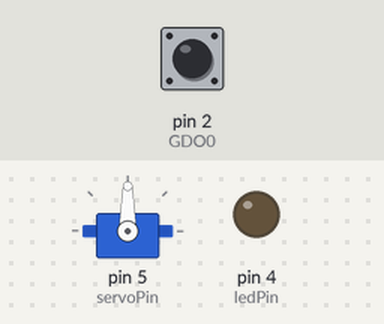
A program run on a simulated Arduino Uno, built with avr-gcc and run on an emulated ATmega328P. On the bench: servo, output pins drawn as LEDs (lit = HIGH). Dashed ring = blinking. Inputs (shaded band) come from the test bench; at power-on: pin 2 (GDO0) LOW. Pins used as bus, display or sensor lines are not drawn; what the program prints to the serial monitor is not drawn.

Above: at 1.2 s.
1.3 s: pin 2 (GDO0) pulsed HIGH 5 times (0.12 s each, 0.3 s apart)
At 1.87 s:
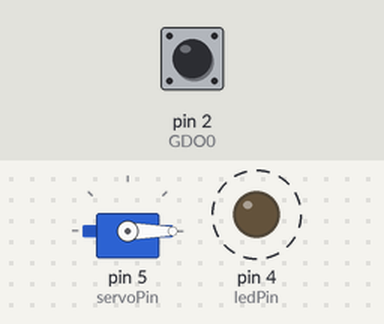
At 4.0 s:
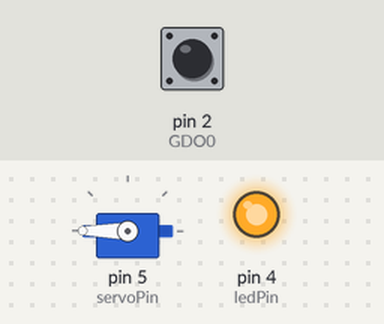
Timing chart, 0 to 5.5 s (numbered marks = the images above; inputs shaded):
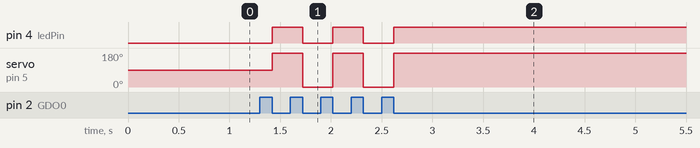

The program:

main.cpp
```cpp
#include <ELECHOUSE_CC1101.h>
#include <Servo.h>

byte buffer[100] = {0};
const int ledPin = 4;
const int servoPin = 5;
int flag = 0;

Servo servo;

void setup()
{
  Serial.begin(9600);
  Serial.println("Rx");
  ELECHOUSE_cc1101.Init(F_433);
  ELECHOUSE_cc1101.SetReceive();

  pinMode(ledPin, OUTPUT);
  servo.attach(servoPin);
}

void loop()
{
  if (ELECHOUSE_cc1101.CheckReceiveFlag()) {

    ELECHOUSE_cc1101.ReceiveData(buffer);
    String str((char*) buffer);
    Serial.println(str);
    ELECHOUSE_cc1101.SetReceive();

    if (flag == 0) {
      digitalWrite(ledPin, HIGH);
      servo.write(180);
      flag = 1;
    } else {
      digitalWrite(ledPin, LOW);
      servo.write(0);
      flag = 0;
    }
  }
  // delay(100);
}
```

ELECHOUSE_CC1101.cpp
```cpp
// (licence header left out)
#include <ELECHOUSE_CC1101.h>
#include <Arduino.h>

/****************************************************************/
#define 	WRITE_BURST     	0x40						//write burst
#define 	READ_SINGLE     	0x80						//read single
#define 	READ_BURST      	0xC0						//read burst
#define 	BYTES_IN_RXFIFO     0x7F  						//byte number in RXfifo

/****************************************************************/
byte PaTabel[8] = {0x60 ,0x60 ,0x60 ,0x60 ,0x60 ,0x60 ,0x60 ,0x60};

/****************************************************************
*FUNCTION NAME:SpiInit
*FUNCTION     :spi communication initialization
*INPUT        :none
*OUTPUT       :none
****************************************************************/
void ELECHOUSE_CC1101::SpiInit(void)
{
  // initialize the SPI pins
  pinMode(SCK_PIN, OUTPUT);
  pinMode(MOSI_PIN, OUTPUT);
  pinMode(MISO_PIN, INPUT);
  pinMode(SS_PIN, OUTPUT);

  // enable SPI Master, MSB, SPI mode 0, FOSC/4
  SpiMode(0);
}
/****************************************************************
*FUNCTION NAME:SpiMode
*FUNCTION     :set spi mode
*INPUT        :        config               mode
			   (0<<CPOL) | (0 << CPHA)		 0
			   (0<<CPOL) | (1 << CPHA)		 1
			   (1<<CPOL) | (0 << CPHA)		 2
			   (1<<CPOL) | (1 << CPHA)		 3
*OUTPUT       :none
****************************************************************/
void ELECHOUSE_CC1101::SpiMode(byte config)
{
  byte tmp;

  // enable SPI master with configuration byte specified
  SPCR = 0;
  SPCR = (config & 0x7F) | (1<<SPE) | (1<<MSTR);
  tmp = SPSR;
  tmp = SPDR;
}

/****************************************************************
*FUNCTION NAME:SpiTransfer
*FUNCTION     :spi transfer
*INPUT        :value: data to send
*OUTPUT       :data to receive
****************************************************************/
byte ELECHOUSE_CC1101::SpiTransfer(byte value)
{
  SPDR = value;
  while (!(SPSR & (1<<SPIF))) ;
  return SPDR;
}

/****************************************************************
*FUNCTION NAME: GDO_Set()
*FUNCTION     : set GDO0,GDO2 pin
*INPUT        : none
*OUTPUT       : none
****************************************************************/
void ELECHOUSE_CC1101::GDO_Set (void)
{
	pinMode(GDO0, INPUT);
	pinMode(GDO2, INPUT);
}

/****************************************************************
*FUNCTION NAME:Reset
*FUNCTION     :CC1101 reset //details refer datasheet of CC1101/CC1100//
*INPUT        :none
*OUTPUT       :none
****************************************************************/
void ELECHOUSE_CC1101::Reset (void)
{
	digitalWrite(SS_PIN, LOW);
	delay(1);
	digitalWrite(SS_PIN, HIGH);
	delay(1);
	digitalWrite(SS_PIN, LOW);
	while(digitalRead(MISO_PIN));
	SpiTransfer(CC1101_SRES);
	while(digitalRead(MISO_PIN));
	digitalWrite(SS_PIN, HIGH);
}

/****************************************************************
*FUNCTION NAME:Init
*FUNCTION     :CC1101 initialization
*INPUT        :none
*OUTPUT       :none
****************************************************************/
void ELECHOUSE_CC1101::Init(void)
{
	SpiInit();										//spi initialization
	GDO_Set();										//GDO set
	digitalWrite(SS_PIN, HIGH);
	digitalWrite(SCK_PIN, HIGH);
	digitalWrite(MOSI_PIN, LOW);
	Reset();										//CC1101 reset
	RegConfigSettings(F_433);						//CC1101 register config
	SpiWriteBurstReg(CC1101_PATABLE,PaTabel,8);		//CC1101 PATABLE config
}

/****************************************************************
*FUNCTION NAME:Init
*FUNCTION     :CC1101 initialization
*INPUT        :none
*OUTPUT       :none
****************************************************************/
void ELECHOUSE_CC1101::Init(byte f)
{
	SpiInit();										//spi initialization
	GDO_Set();										//GDO set
	digitalWrite(SS_PIN, HIGH);
	digitalWrite(SCK_PIN, HIGH);
	digitalWrite(MOSI_PIN, LOW);
	Reset();										//CC1101 reset
	RegConfigSettings(f);							//CC1101 register config
	SpiWriteBurstReg(CC1101_PATABLE,PaTabel,8);		//CC1101 PATABLE config
}


/****************************************************************
*FUNCTION NAME:SpiWriteReg
*FUNCTION     :CC1101 write data to register
*INPUT        :addr: register address; value: register value
*OUTPUT       :none
****************************************************************/
void ELECHOUSE_CC1101::SpiWriteReg(byte addr, byte value)
{
	digitalWrite(SS_PIN, LOW);
	while(digitalRead(MISO_PIN));
	SpiTransfer(addr);
	SpiTransfer(value);
	digitalWrite(SS_PIN, HIGH);
}

/****************************************************************
*FUNCTION NAME:SpiWriteBurstReg
*FUNCTION     :CC1101 write burst data to register
*INPUT        :addr: register address; buffer:register value array; num:number to write
*OUTPUT       :none
****************************************************************/
void ELECHOUSE_CC1101::SpiWriteBurstReg(byte addr, byte *buffer, byte num)
{
	byte i, temp;

	temp = addr | WRITE_BURST;
    digitalWrite(SS_PIN, LOW);
    while(digitalRead(MISO_PIN));
    SpiTransfer(temp);
    for (i = 0; i < num; i++)
 	{
        SpiTransfer(buffer[i]);
    }
    digitalWrite(SS_PIN, HIGH);
}

/****************************************************************
*FUNCTION NAME:SpiStrobe
*FUNCTION     :CC1101 Strobe
*INPUT        :strobe: command; //refer define in CC1101.h//
*OUTPUT       :none
****************************************************************/
void ELECHOUSE_CC1101::SpiStrobe(byte strobe)
{
	digitalWrite(SS_PIN, LOW);
	while(digitalRead(MISO_PIN));
	SpiTransfer(strobe);
	digitalWrite(SS_PIN, HIGH);
}

/****************************************************************
*FUNCTION NAME:SpiReadReg
*FUNCTION     :CC1101 read data from register
*INPUT        :addr: register address
*OUTPUT       :register value
****************************************************************/
byte ELECHOUSE_CC1101::SpiReadReg(byte addr)
{
	byte temp, value;

    temp = addr|READ_SINGLE;
	digitalWrite(SS_PIN, LOW);
	while(digitalRead(MISO_PIN));
	SpiTransfer(temp);
	value=SpiTransfer(0);
	digitalWrite(SS_PIN, HIGH);

	return value;
}

/****************************************************************
*FUNCTION NAME:SpiReadBurstReg
*FUNCTION     :CC1101 read burst data from register
*INPUT        :addr: register address; buffer:array to store register value; num: number to read
*OUTPUT       :none
****************************************************************/
void ELECHOUSE_CC1101::SpiReadBurstReg(byte addr, byte *buffer, byte num)
{
	byte i,temp;

	temp = addr | READ_BURST;
	digitalWrite(SS_PIN, LOW);
	while(digitalRead(MISO_PIN));
	SpiTransfer(temp);
	for(i=0;i<num;i++)
	{
		buffer[i]=SpiTransfer(0);
	}
	digitalWrite(SS_PIN, HIGH);
}

/****************************************************************
*FUNCTION NAME:SpiReadStatus
*FUNCTION     :CC1101 read status register
*INPUT        :addr: register address
*OUTPUT       :status value
****************************************************************/
byte ELECHOUSE_CC1101::SpiReadStatus(byte addr)
{
	byte value,temp;

	temp = addr | READ_BURST;
	digitalWrite(SS_PIN, LOW);
	while(digitalRead(MISO_PIN));
	SpiTransfer(temp);
	value=SpiTransfer(0);
	digitalWrite(SS_PIN, HIGH);

	return value;
}

/****************************************************************
*FUNCTION NAME:RegConfigSettings
*FUNCTION     :CC1101 register config //details refer datasheet of CC1101/CC1100//
*INPUT        :none
*OUTPUT       :none
****************************************************************/
void ELECHOUSE_CC1101::RegConfigSettings(byte f)
{
    SpiWriteReg(CC1101_FSCTRL1,  0x08);
    SpiWriteReg(CC1101_FSCTRL0,  0x00);

    switch(f)
    {
      case F_868:
      	SpiWriteReg(CC1101_FREQ2,    F2_868);
      	SpiWriteReg(CC1101_FREQ1,    F1_868);
      	SpiWriteReg(CC1101_FREQ0,    F0_868);
        break;
      case F_915:
        SpiWriteReg(CC1101_FREQ2,    F2_915);
        SpiWriteReg(CC1101_FREQ1,    F1_915);
        SpiWriteReg(CC1101_FREQ0,    F0_915);
        break;
	  case F_433:
        SpiWriteReg(CC1101_FREQ2,    F2_433);
        SpiWriteReg(CC1101_FREQ1,    F1_433);
        SpiWriteReg(CC1101_FREQ0,    F0_433);
        break;
	  default: // F must be set
	  	break;
	}

    SpiWriteReg(CC1101_MDMCFG4,  0x5B);
    SpiWriteReg(CC1101_MDMCFG3,  0xF8);
    SpiWriteReg(CC1101_MDMCFG2,  0x03);
    SpiWriteReg(CC1101_MDMCFG1,  0x22);
    SpiWriteReg(CC1101_MDMCFG0,  0xF8);
    SpiWriteReg(CC1101_CHANNR,   0x00);
    SpiWriteReg(CC1101_DEVIATN,  0x47);
    SpiWriteReg(CC1101_FREND1,   0xB6);
    SpiWriteReg(CC1101_FREND0,   0x10);
    SpiWriteReg(CC1101_MCSM0 ,   0x18);
    SpiWriteReg(CC1101_FOCCFG,   0x1D);
    SpiWriteReg(CC1101_BSCFG,    0x1C);
    SpiWriteReg(CC1101_AGCCTRL2, 0xC7);
	SpiWriteReg(CC1101_AGCCTRL1, 0x00);
    SpiWriteReg(CC1101_AGCCTRL0, 0xB2);
    SpiWriteReg(CC1101_FSCAL3,   0xEA);
	SpiWriteReg(CC1101_FSCAL2,   0x2A);
	SpiWriteReg(CC1101_FSCAL1,   0x00);
    SpiWriteReg(CC1101_FSCAL0,   0x11);
    SpiWriteReg(CC1101_FSTEST,   0x59);
    SpiWriteReg(CC1101_TEST2,    0x81);
    SpiWriteReg(CC1101_TEST1,    0x35);
    SpiWriteReg(CC1101_TEST0,    0x09);
    SpiWriteReg(CC1101_IOCFG2,   0x0B); 	//serial clock.synchronous to the data in synchronous serial mode
    SpiWriteReg(CC1101_IOCFG0,   0x06);  	//asserts when sync word has been sent/received, and de-asserts at the end of the packet
    SpiWriteReg(CC1101_PKTCTRL1, 0x04);		//two status bytes will be appended to the payload of the packet,including RSSI LQI and CRC OK
											//No address check
    SpiWriteReg(CC1101_PKTCTRL0, 0x05);		//whitening off;CRC Enable£»variable length packets, packet length configured by the first byte after sync word
    SpiWriteReg(CC1101_ADDR,     0x00);		//address used for packet filtration.
    SpiWriteReg(CC1101_PKTLEN,   0x3D); 	//61 bytes max length
}

/****************************************************************
*FUNCTION NAME:SendData
*FUNCTION     :use CC1101 send data
*INPUT        :txBuffer: data array to send; size: number of data to send, no more than 61
*OUTPUT       :none
****************************************************************/
void ELECHOUSE_CC1101::SendData(byte *txBuffer,byte size)
{
	SpiWriteReg(CC1101_TXFIFO,size);
	SpiWriteBurstReg(CC1101_TXFIFO,txBuffer,size);			//write data to send
	SpiStrobe(CC1101_STX);									//start send
    while (!digitalRead(GDO0));								// Wait for GDO0 to be set -> sync transmitted
    while (digitalRead(GDO0));								// Wait for GDO0 to be cleared -> end of packet
	SpiStrobe(CC1101_SFTX);									//flush TXfifo
}

/****************************************************************
*FUNCTION NAME:SetReceive
*FUNCTION     :set CC1101 to receive state
*INPUT        :none
*OUTPUT       :none
****************************************************************/
void ELECHOUSE_CC1101::SetReceive(void)
{
	SpiStrobe(CC1101_SRX);
}

/****************************************************************
*FUNCTION NAME:CheckReceiveFlag
*FUNCTION     :check receive data or not
*INPUT        :none
*OUTPUT       :flag: 0 no data; 1 receive data
****************************************************************/
byte ELECHOUSE_CC1101::CheckReceiveFlag(void)
{
	if(digitalRead(GDO0))			//receive data
	{
		while (digitalRead(GDO0));
		return 1;
	}
	else							// no data
	{
		return 0;
	}
}


/****************************************************************
*FUNCTION NAME:ReceiveData
*FUNCTION     :read data received from RXfifo
*INPUT        :rxBuffer: buffer to store data
*OUTPUT       :size of data received
****************************************************************/
byte ELECHOUSE_CC1101::ReceiveData(byte *rxBuffer)
{
	byte size;
	byte status[2];

	if(SpiReadStatus(CC1101_RXBYTES) & BYTES_IN_RXFIFO)
	{
		size=SpiReadReg(CC1101_RXFIFO);
		SpiReadBurstReg(CC1101_RXFIFO,rxBuffer,size);
		SpiReadBurstReg(CC1101_RXFIFO,status,2);
		SpiStrobe(CC1101_SFRX);
		return size;
	}
	else
	{
		SpiStrobe(CC1101_SFRX);
		return 0;
	}

}

ELECHOUSE_CC1101 ELECHOUSE_cc1101;
```

Source omitted: ELECHOUSE_CC1101.h (8640 bytes)

Measured:
- after the input at 1.3 s, pin 4 (ledPin): alternates HIGH for 0.30 s and LOW for 0.30 s, 5 changes in all, then stays HIGH, starting after 0.12 s; servo on pin 5 (servoPin): alternates 180° for 0.30 s and 0° for 0.30 s, 5 changes in all, then stays 180°, starting after 0.12 s
